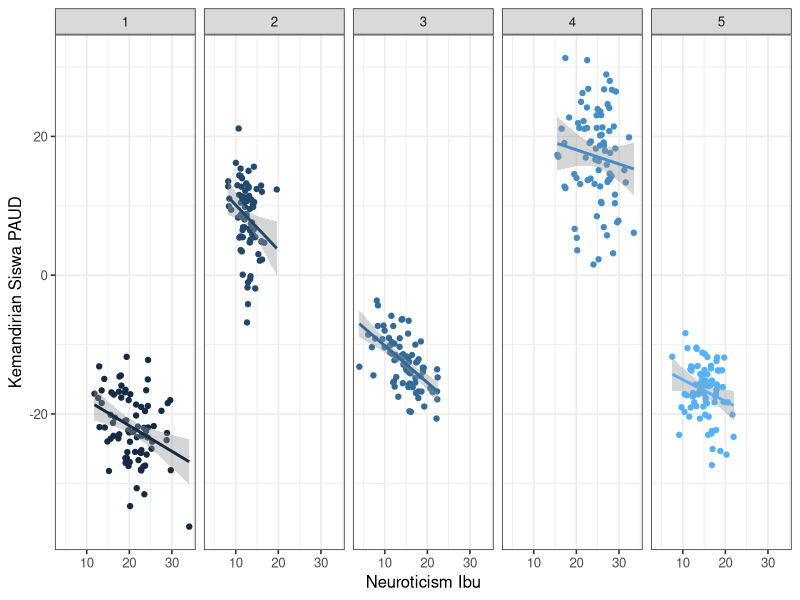
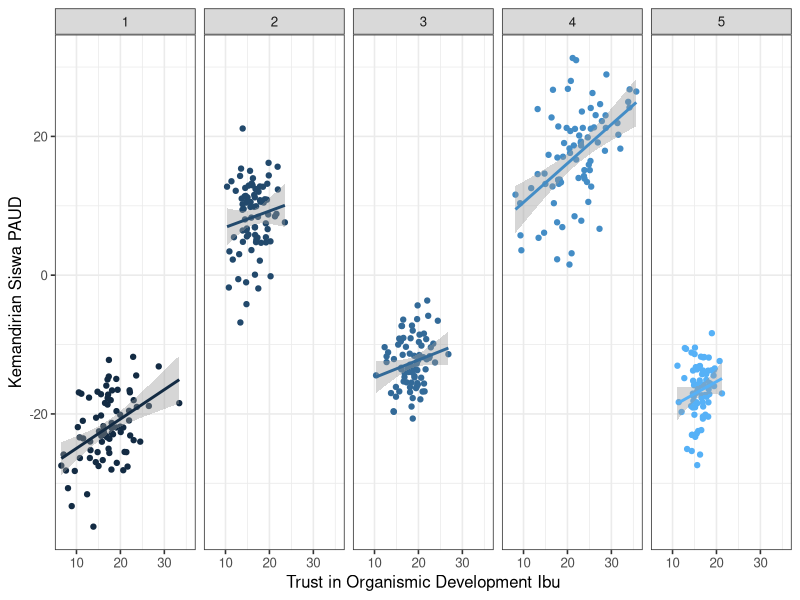
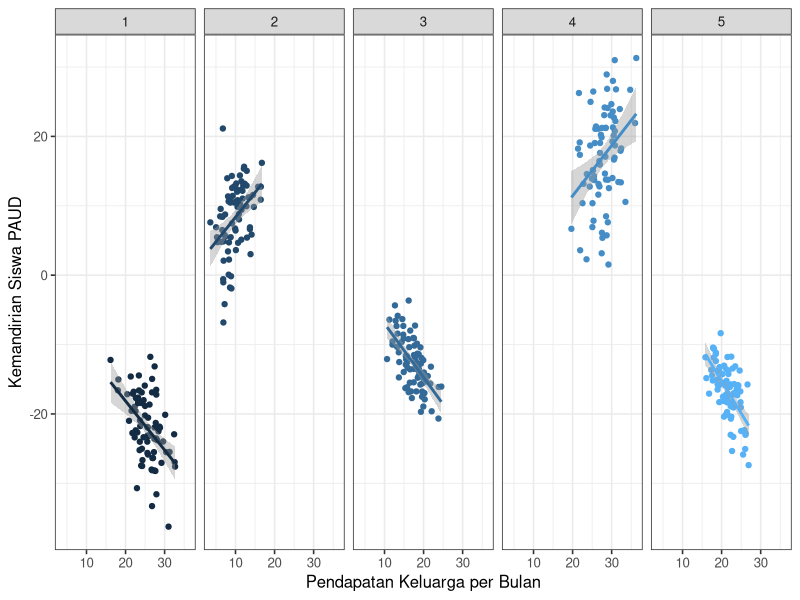
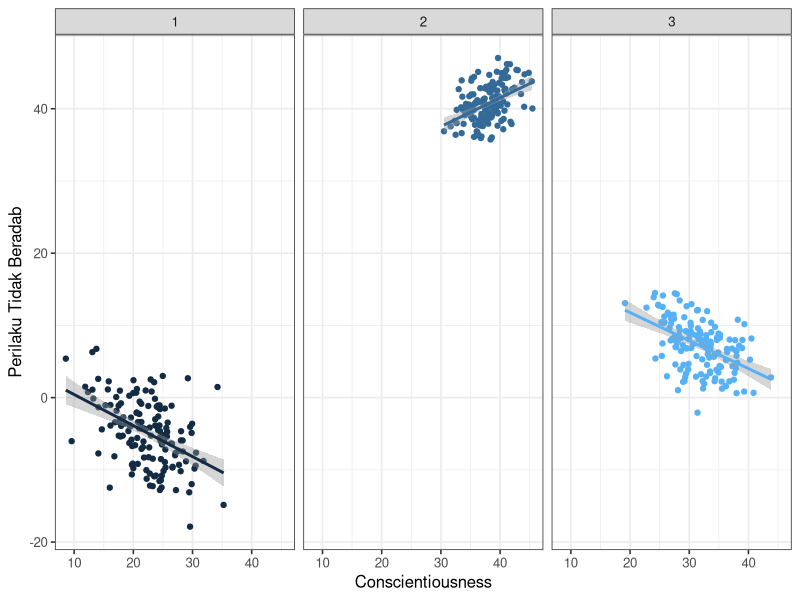
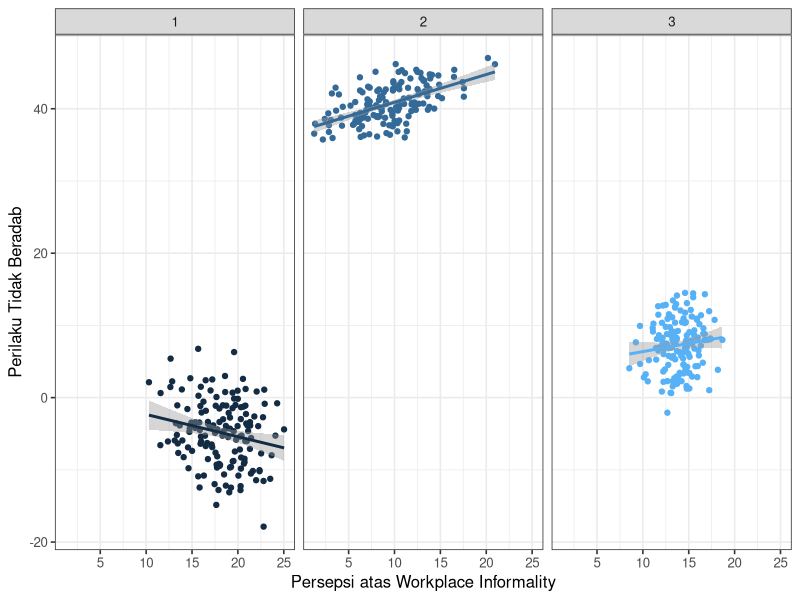
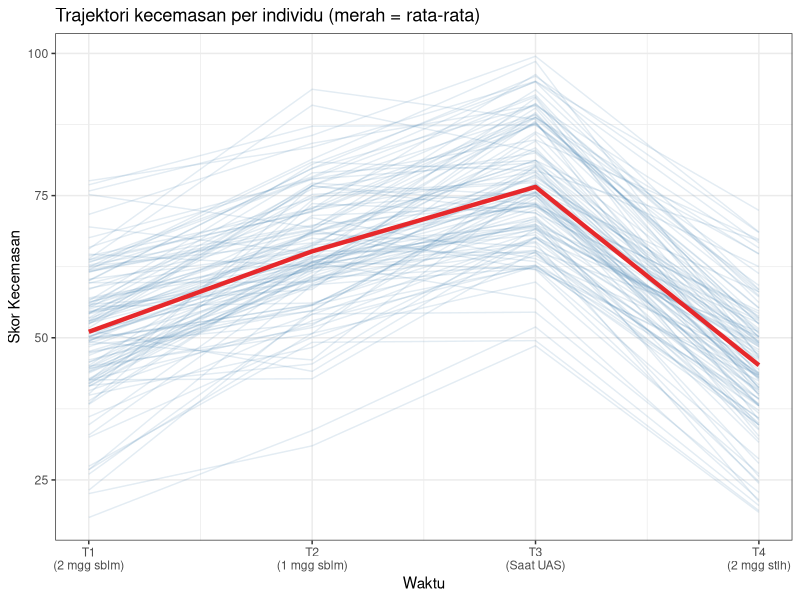
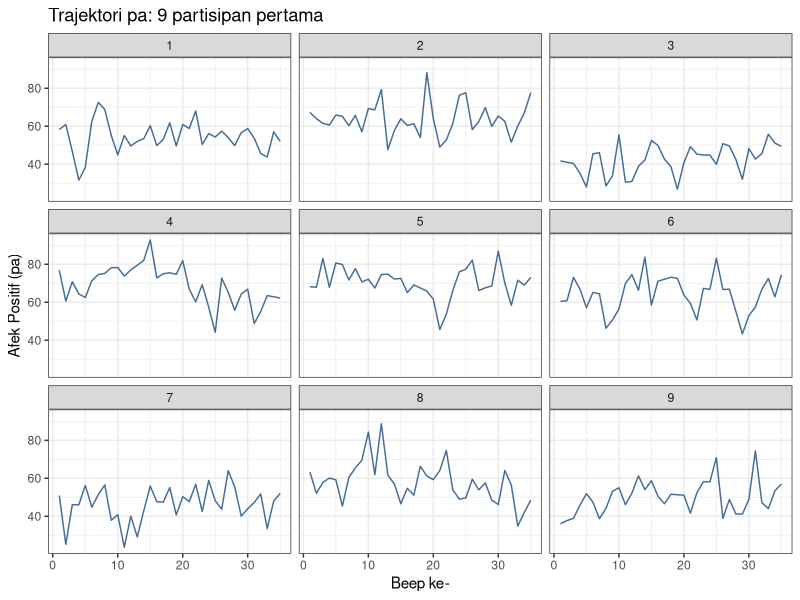
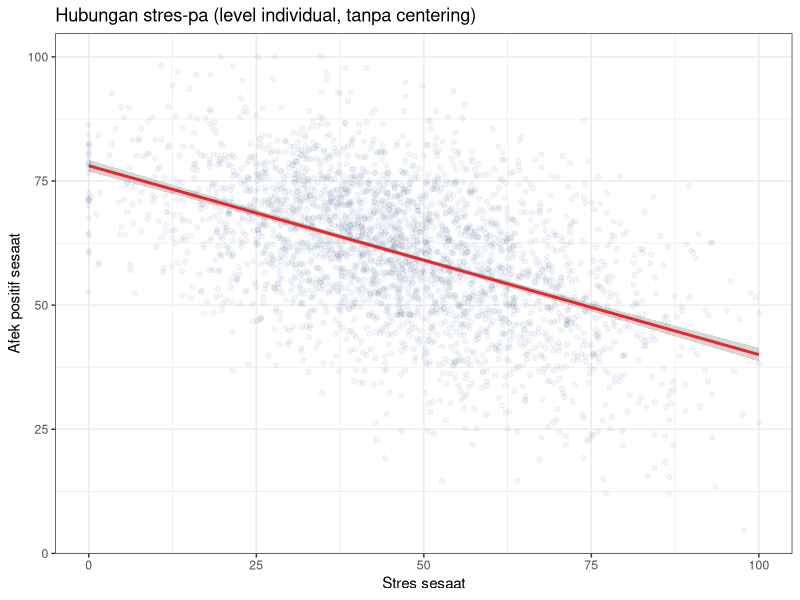

R code for these plots, in order:
#----
# Script ini adalah perintah yang digunakan untuk membuat dataset latihan Workshop lme 
# Script ini digunakan untuk membuat 2 dataset, yaitu kemandirian siswa PAUD dan perilaku tidak beradab

#----
# muat paketnya dulu (pasang dulu apabila perlu)
library(tidyverse)
library(readr)

# Dataset 1: Kemandirian siswa PAUD ---------------------------------------
# Seorang peneliti mencoba untuk mengobservasi faktor-faktor yang membuat kemandirian siswa PAUD di Surabaya bervariasi
# Peneliti menduga bahwa kepribadian ibu (neuroticism), trust in organismic development (percaya bahwa anak berkembang secara natural), dan pendapatan rumah tangga (household income) mungkin punya pengaruh pada kemandirian siswa
# Penelitian ini dilakukan di 5 PAUD di Surabaya, dimana ukuran sampel di masing-masing sekolah adalah 80

#----
# tentuin n masing-masing subgroup
set.seed(334455)
nwalmur=80


#----
# tentukan slope masing2 variabel prediktor

neu=-0.52 # slope utk neuroticism
trust=0.43 # slope utk trust in organismic development
hi=-0.74 # slope utk household income

#----
# tentukan parameter di masing2 sekolah

# Sekolah 1
a1 <- rnorm(nwalmur, 20, 4)
b1 <- rnorm(nwalmur, 17, 5)
c1 <- rnorm(nwalmur, 25, 3)

# Sekolah 2
a2 <- rnorm(nwalmur, 13, 2)
b2 <- rnorm(nwalmur, 16, 3)
c2 <- rnorm(nwalmur, 10, 3)

# Sekolah 3
a3 <- rnorm(nwalmur, 15, 4)
b3 <- rnorm(nwalmur, 18, 3)
c3 <- rnorm(nwalmur, 17, 3)

# Sekolah 4
a4 <- rnorm(nwalmur, 25, 5)
b4 <- rnorm(nwalmur, 21, 6)
c4 <- rnorm(nwalmur, 28, 3)

# Sekolah 5
a5 <- rnorm(nwalmur, 15, 3)
b5 <- rnorm(nwalmur, 16, 2)
c5 <- rnorm(nwalmur, 22, 3)

#----
# Bikin persamaan regresinya

sekolah1 <- a1*neu + b1*trust + c1*hi + rnorm(nwalmur, sd=3) # persamaan garis regresi di sekolah 1
sekolah2 <- a2*neu + b2*trust - c2*hi + rnorm(nwalmur, sd=4) # persamaan garis regresi di sekolah 2
sekolah3 <- a3*neu + b3*trust + c3*hi + rnorm(nwalmur, sd=2) # persamaan garis regresi di sekolah 3
sekolah4 <- a4*neu + b4*trust - c4*hi + rnorm(nwalmur, sd=5) # persamaan garis regresi di sekolah 4
sekolah5 <- a5*neu + b5*trust + c5*hi + rnorm(nwalmur, sd=3) # persamaan garis regresi di sekolah 5

#----
# Bikin dataframe

sekolah1 <- data.frame(neu=a1, trust=b1, hi=c1, mandiri=sekolah1)
sekolah2 <- data.frame(neu=a2, trust=b2, hi=c2, mandiri=sekolah2)
sekolah3 <- data.frame(neu=a3, trust=b3, hi=c3, mandiri=sekolah3)
sekolah4 <- data.frame(neu=a4, trust=b4, hi=c4, mandiri=sekolah4)
sekolah5 <- data.frame(neu=a5, trust=b5, hi=c5, mandiri=sekolah5)

rm(a1,a2,a3,a4,a5,b1,b2,b3,b4,b5,c1,c2,c3,c4,c5,hi,neu,trust)

#----
# Disatukan dalam satu dataset

datasekolah <- rbind(sekolah1,sekolah2,sekolah3,sekolah4,sekolah5)
View(datasekolah)

#----
# Tambahkan variabel id
datasekolah$id <- seq(1:nrow(datasekolah)) # kasih nomor urut partisipan
datasekolah$idsekolah <- c(rep(1, nwalmur), rep(2, nwalmur), rep(3, nwalmur),
                           rep(4, nwalmur), rep(5, nwalmur)) # kasih nomor urut sekolah


#----
# Cek scatterplot per sekolah

theme_set(theme_bw(base_size = 12, base_family = "")) # set tema ggplot2

# neuroticsm

neu.plot <- ggplot(data=datasekolah, aes(x=neu, y=mandiri, group=idsekolah)) +
  facet_grid( ~ idsekolah) +
  geom_point(aes(colour=idsekolah)) +
  geom_smooth(method="lm", se=TRUE, aes(colour=idsekolah)) +
  xlab("Neuroticism Ibu") + ylab("Kemandirian Siswa PAUD") +
  theme(legend.position="none")
neu.plot

# trust in organismic development

trust.plot <- ggplot(data=datasekolah, aes(x=trust, y=mandiri, group=idsekolah)) +
  facet_grid( ~ idsekolah) +
  geom_point(aes(colour=idsekolah)) +
  geom_smooth(method="lm", se=TRUE, aes(colour=idsekolah)) +
  xlab("Trust in Organismic Development Ibu") + ylab("Kemandirian Siswa PAUD") +
  theme(legend.position="none")
trust.plot

# household income

hi.plot <- ggplot(data=datasekolah, aes(x=hi, y=mandiri, group=idsekolah)) +
  facet_grid( ~ idsekolah) +
  geom_point(aes(colour=idsekolah)) +
  geom_smooth(method="lm", se=TRUE, aes(colour=idsekolah)) +
  xlab("Pendapatan Keluarga per Bulan") + ylab("Kemandirian Siswa PAUD") +
  theme(legend.position="none")
hi.plot

#----
# simpan dalam bentuk csv

write_csv(datasekolah, path="dataset-sekolah.csv")
rm(nwalmur,datasekolah,hi.plot,neu.plot,trust.plot,sekolah1,sekolah2,sekolah3,sekolah4,sekolah5)

# Dataset 2: Perilaku tidak beradab di kantor ---------------------------------------

# Peneliti ingin menginvestigasi penyebab pekerja melakukan perilaku tidak beradab (workplace incivility), yang meliputi, bullying, agresi verbal, penyiksaan emosional (emotional abuse), dll.
# Peneliti menduga ada kaitan antara conscientiousness, persepsi atas workplace informality, dan jarak kuasa (power distance - level 2)
# Penelitian ini dilakukan di 3 organisasi yang berbeda di Surabaya

#----
# tentuin n masing-masing subgroup
npekerja=150

#----
# tentukan slope masing2 variabel prediktor

con=-0.42 # slope utk conscientiousness
inf=0.35 # slope utk workplace informality
pow=-0.86 # slope utk power distance

#----
# tentukan parameter di masing2 organisasi

# Organisasi 1
a1 <- rnorm(npekerja, 22, 5)
b1 <- rnorm(npekerja, 18, 3)
c1=13

# Organisasi 2
a2 <- rnorm(npekerja, 38, 3)
b2 <- rnorm(npekerja, 10, 4)
c2=25 

# Organisasi 3
a3 <- rnorm(npekerja, 32, 4)
b3 <- rnorm(npekerja, 14, 2)
c3=18

#----
# Bikin persamaan regresinya

org1 <- a1*con - b1*inf - c1*pow + rnorm(npekerja, sd=4) # persamaan garis regresi di organisasi 1
org2 <- -a2*con + b2*inf - c2*pow + rnorm(npekerja, sd=2) # persamaan garis regresi di organisasi 2
org3 <- a3*con + b3*inf - c3*pow + rnorm(npekerja, sd=3) # persamaan garis regresi di organisasi 3

#----
# Bikin dataframe

org1 <- data.frame(con=a1, inf=b1, pow=c1, incivil=org1)
org2 <- data.frame(con=a2, inf=b2, pow=c2, incivil=org2)
org3 <- data.frame(con=a3, inf=b3, pow=c3, incivil=org3)

rm(a1,a2,a3,b1,b2,b3,c1,c2,c3,con,inf,pow)

#----
# Disatukan dalam satu dataset

dataorg <- rbind(org1,org2,org3)
rm(org1,org2,org3)
View(dataorg)

#----
# Tambahkan variabel id
dataorg$id <- seq(1:nrow(dataorg)) # kasih nomor urut partisipan
dataorg$idorg <- c(rep(1, npekerja), rep(2, npekerja), rep(3, npekerja)) # kasih nomor urut organisasi

#----
# Cek scatterplot per organisasi

theme_set(theme_bw(base_size = 12, base_family = "")) # set tema ggplot2

# conscientiousness

con.plot <- ggplot(data=dataorg, aes(x=con, y=incivil, group=idorg)) +
  facet_grid( ~ idorg) +
  geom_point(aes(colour=idorg)) +
  geom_smooth(method="lm", se=TRUE, aes(colour=idorg)) +
  xlab("Conscientiousness") + ylab("Perilaku Tidak Beradab") +
  theme(legend.position="none")
con.plot

# persepsi atas workplace informality

inf.plot <- ggplot(data=dataorg, aes(x=inf, y=incivil, group=idorg)) +
  facet_grid( ~ idorg) +
  geom_point(aes(colour=idorg)) +
  geom_smooth(method="lm", se=TRUE, aes(colour=idorg)) +
  xlab("Persepsi atas Workplace Informality") + ylab("Perilaku Tidak Beradab") +
  theme(legend.position="none")
inf.plot

#----
# simpan dalam bentuk csv

write_csv(dataorg, path="dataset-organisasi.csv")
rm(npekerja,con.plot,inf.plot,dataorg)


# Dataset 3: Kecemasan selama masa ujian (Repeated Measures) -----------------
# Skenario: Nisa mengukur kecemasan 120 mahasiswa dari 4 fakultas sebanyak 4 kali:
#   T1 = 2 minggu sebelum UAS
#   T2 = 1 minggu sebelum UAS
#   T3 = Saat UAS berlangsung
#   T4 = 2 minggu sesudah UAS
# Variabel level-2 (person): neuro (neuroticism, skor 10-70)
# Variabel level-1 (observasi): cemas (kecemasan, 0-100), t (waktu, 1-4)
# Struktur kovarians residual yang diharapkan: Compound Symmetry
# ICC target ~0.40

set.seed(778899)

n_person_rm <- 120
n_waktu     <- 4

# --- parameter level-2 (person-level)
neuro_mean  <- 40
neuro_sd    <- 10

# --- fixed effects
# intercept = rata-rata cemas di T1, lalu delta relatif terhadap T1
beta0_rm   <- 50               # baseline di T1
delta_t    <- c(0, 15, 25, -5) # T1, T2, T3, T4 (rata-rata)
beta_neuro <- 0.4              # setiap +1 neuro -> +0.4 cemas (baseline)

# --- variance components
sigma_u0_rm <- 8   # SD random intercept antar individu
sigma_e_rm  <- 6   # SD residual Level-1 (iid -> menghasilkan Compound Symmetry)

# ICC = sigma_u0^2 / (sigma_u0^2 + sigma_e^2)
cat("ICC (dataset-rm) =", round(sigma_u0_rm^2 / (sigma_u0_rm^2 + sigma_e_rm^2), 3), "\n")

# --- buat data level-2
data_person_rm <- data.frame(
  id       = 1:n_person_rm,
  fakultas = rep(1:4, each = n_person_rm / 4),
  neuro    = round(rnorm(n_person_rm, neuro_mean, neuro_sd), 1),
  u0       = rnorm(n_person_rm, 0, sigma_u0_rm)
)

# --- buat data long (satu baris per observasi)
data_rm <- data_person_rm[rep(1:n_person_rm, each = n_waktu), ]
data_rm$t <- rep(1:n_waktu, times = n_person_rm)

data_rm$cemas <- beta0_rm +
                 delta_t[data_rm$t] +
                 beta_neuro * (data_rm$neuro - neuro_mean) +
                 data_rm$u0 +
                 rnorm(nrow(data_rm), 0, sigma_e_rm)

# bulatkan dan batasi 0-100
data_rm$cemas <- round(pmax(0, pmin(100, data_rm$cemas)), 1)

# hapus kolom bantu u0, urutkan kolom
data_rm <- data_rm[, c("id", "fakultas", "t", "cemas", "neuro")]
rownames(data_rm) <- NULL

# --- cek: rata-rata cemas per waktu
cat("Rata-rata cemas per time point:\n")
print(aggregate(cemas ~ t, data = data_rm, FUN = mean))

# --- cek plot trajektori
rm_plot <- ggplot(data_rm, aes(x = t, y = cemas, group = id)) +
  geom_line(alpha = 0.15, colour = "steelblue") +
  stat_summary(aes(group = 1), fun = mean, geom = "line",
               colour = "#E6282B", linewidth = 1.5) +
  scale_x_continuous(breaks = 1:4,
                     labels = c("T1\n(2 mgg sblm)", "T2\n(1 mgg sblm)",
                                "T3\n(Saat UAS)", "T4\n(2 mgg stlh)")) +
  labs(x = "Waktu", y = "Skor Kecemasan",
       title = "Trajektori kecemasan per individu (merah = rata-rata)") +
  theme_bw()
rm_plot

# --- simpan
write_csv(data_rm, file = "dataset-rm.csv")
rm(data_person_rm, data_rm, rm_plot,
   n_person_rm, n_waktu, neuro_mean, neuro_sd,
   beta0_rm, delta_t, beta_neuro, sigma_u0_rm, sigma_e_rm)


# Dataset 4: Experience Sampling Method (ESM) - Afek positif dan stres harian
# Skenario: Joko merekrut 80 mahasiswa, mengisi survei 5x/hari selama 7 hari
#   = 35 beep per orang, 2.800 observasi total
# Variabel level-2 (person): er (emotion regulation, skor 10-95)
# Variabel level-1 (beep): pa (afek positif, 0-100), stres (0-100)
# Efek yang disimulasikan:
#   - Within-person: stres_centered -> pa (negatif, ~-0.35)
#   - Between-person: stres_mean -> pa (negatif, ~-0.40)
#   - Cross-level interaction: stres_centered x er -> pa (buffer, ~+0.008)
# Struktur kovarians residual: AR(1) dengan rho ~0.35
# ICC target ~0.30

set.seed(112233)

n_person_esm  <- 80
n_hari        <- 7
n_beep_hari   <- 5
n_obs_person  <- n_hari * n_beep_hari  # 35 per orang

# --- parameter level-2
er_mean    <- 50
er_sd      <- 15

# --- fixed effects
beta0_esm          <- 60     # rata-rata pa keseluruhan
beta_within_stres  <- -0.35  # within-person: stres_centered -> pa
beta_between_stres <- -0.40  # between-person: stres_mean -> pa (grand mean centered)
beta_er_main       <- 0.25   # er -> pa (between-person)
beta_cli           <- 0.008  # cross-level interaction: stres_centered x er

# --- variance components
sigma_u0_esm <- 10    # SD random intercept
sigma_u1_esm <- 0.15  # SD random slopes (variabilitas reaktivitas stres antar orang)
sigma_e_esm  <- 8     # SD inovasi AR(1)
rho_ar1      <- 0.35  # koefisien autokorelasi AR(1)

# --- parameter stres
stres_grand_mean <- 45
stres_person_sd  <- 15   # SD rata-rata stres antar orang
stres_within_sd  <- 12   # SD fluktuasi stres dalam orang

cat("ICC (dataset-esm) =",
    round(sigma_u0_esm^2 / (sigma_u0_esm^2 + sigma_e_esm^2 / (1 - rho_ar1^2)), 3), "\n")

# --- buat data level-2
data_person_esm <- data.frame(
  id         = 1:n_person_esm,
  er         = round(pmax(10, pmin(95, rnorm(n_person_esm, er_mean, er_sd))), 1),
  stres_mean_person = round(pmax(5, pmin(90, rnorm(n_person_esm, stres_grand_mean, stres_person_sd))), 1),
  u0         = rnorm(n_person_esm, 0, sigma_u0_esm),
  u1         = rnorm(n_person_esm, 0, sigma_u1_esm)
)

# --- fungsi untuk membuat residual AR(1)
buat_ar1 <- function(n, rho, sigma) {
  e <- numeric(n)
  e[1] <- rnorm(1, 0, sigma)
  for (k in 2:n) {
    e[k] <- rho * e[k-1] + rnorm(1, 0, sigma * sqrt(1 - rho^2))
  }
  e
}

# --- buat data per orang, lalu gabungkan
esm_list <- vector("list", n_person_esm)

for (i in 1:n_person_esm) {
  p <- data_person_esm[i, ]

  # fluktuasi stres sesaat orang ini (bervariasi di sekitar rata-ratanya)
  stres_raw     <- round(pmax(0, pmin(100, rnorm(n_obs_person, p$stres_mean_person, stres_within_sd))), 1)
  stres_centered <- stres_raw - p$stres_mean_person

  # bagian fixed + random dari pa
  pa_fixed <- beta0_esm +
    (beta_within_stres + p$u1) * stres_centered +
    beta_between_stres * (p$stres_mean_person - stres_grand_mean) +
    beta_er_main * (p$er - er_mean) +
    beta_cli * stres_centered * (p$er - er_mean) +
    p$u0

  # tambahkan residual AR(1)
  resid <- buat_ar1(n_obs_person, rho_ar1, sigma_e_esm)

  pa_raw <- round(pmax(0, pmin(100, pa_fixed + resid)), 1)

  esm_list[[i]] <- data.frame(
    id         = p$id,
    er         = p$er,
    hari       = rep(1:n_hari, each = n_beep_hari),
    beep       = rep(1:n_beep_hari, times = n_hari),
    beep_total = 1:n_obs_person,
    stres      = stres_raw,
    pa         = pa_raw
  )
}

data_esm <- do.call(rbind, esm_list)
rownames(data_esm) <- NULL

# --- cek struktur
cat("Total observasi:", nrow(data_esm), "\n")
cat("Rata-rata pa   :", round(mean(data_esm$pa), 2), "\n")
cat("Rata-rata stres:", round(mean(data_esm$stres), 2), "\n")

# cek rata-rata autokorelasi lag-1 per orang (harus mendekati rho_ar1)
acf_cek <- sapply(split(data_esm$pa, data_esm$id),
                  function(x) cor(head(x, -1), tail(x, -1)))
cat("Rata-rata autokorelasi lag-1:", round(mean(acf_cek), 3),
    "(target:", rho_ar1, ")\n")

# --- cek plot: trajektori 9 orang pertama
esm_plot1 <- ggplot(subset(data_esm, id <= 9),
                    aes(x = beep_total, y = pa)) +
  facet_wrap(~ id, ncol = 3) +
  geom_line(colour = "#14497F", alpha = 0.8) +
  labs(x = "Beep ke-", y = "Afek Positif (pa)",
       title = "Trajektori pa: 9 partisipan pertama") +
  theme_bw()
esm_plot1

# cek plot: hubungan stres-pa (raw)
esm_plot2 <- ggplot(data_esm, aes(x = stres, y = pa)) +
  geom_point(alpha = 0.05, colour = "#14497F") +
  geom_smooth(method = "lm", colour = "#E6282B") +
  labs(x = "Stres sesaat", y = "Afek positif sesaat",
       title = "Hubungan stres-pa (level individual, tanpa centering)") +
  theme_bw()
esm_plot2

# --- simpan
write_csv(data_esm, file = "dataset-esm.csv")
rm(esm_list, data_person_esm, data_esm, buat_ar1, acf_cek, esm_plot1, esm_plot2,
   i, p, stres_raw, stres_centered, pa_fixed, resid, pa_raw,
   n_person_esm, n_hari, n_beep_hari, n_obs_person,
   er_mean, er_sd, beta0_esm, beta_within_stres, beta_between_stres,
   beta_er_main, beta_cli, sigma_u0_esm, sigma_u1_esm, sigma_e_esm, rho_ar1,
   stres_grand_mean, stres_person_sd, stres_within_sd)
